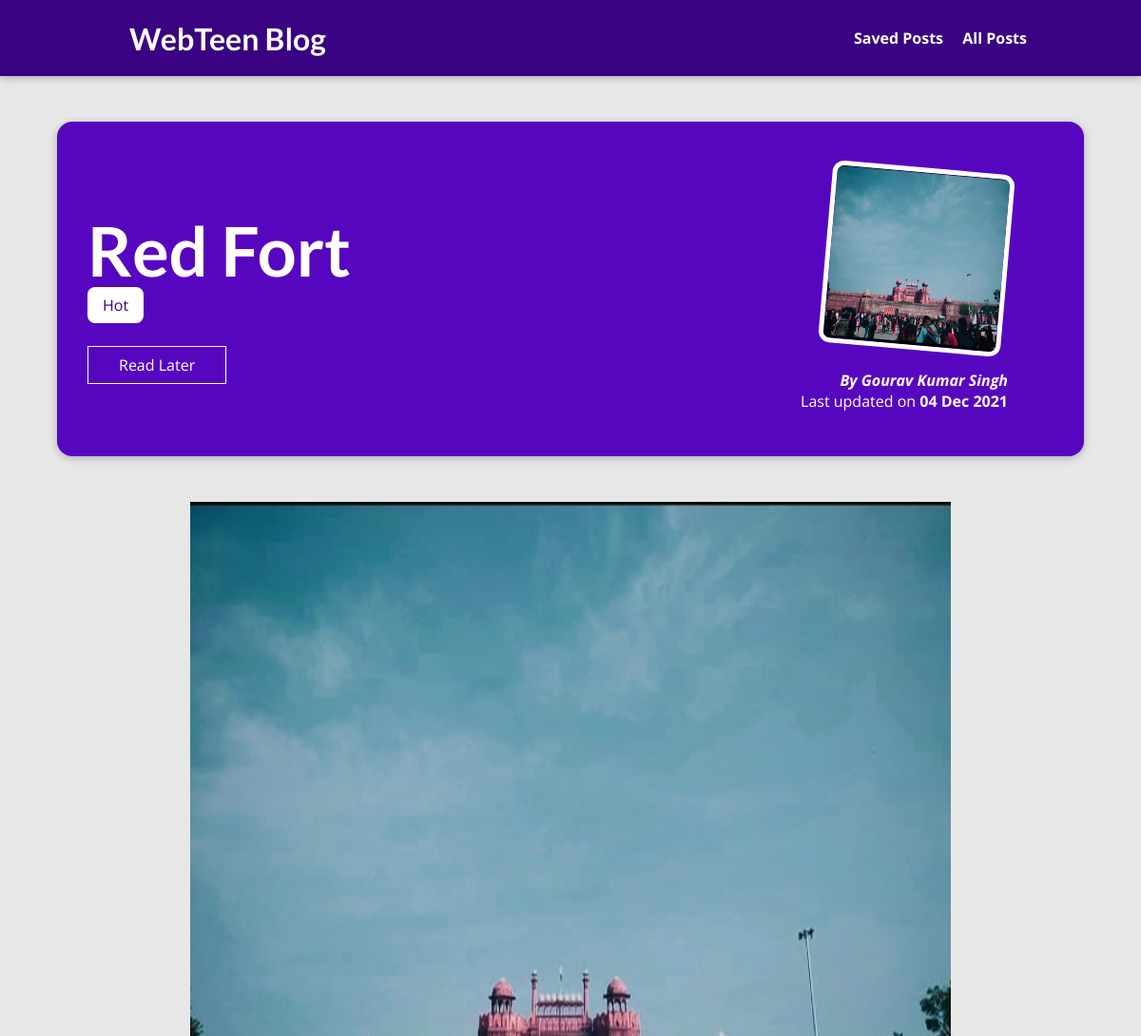
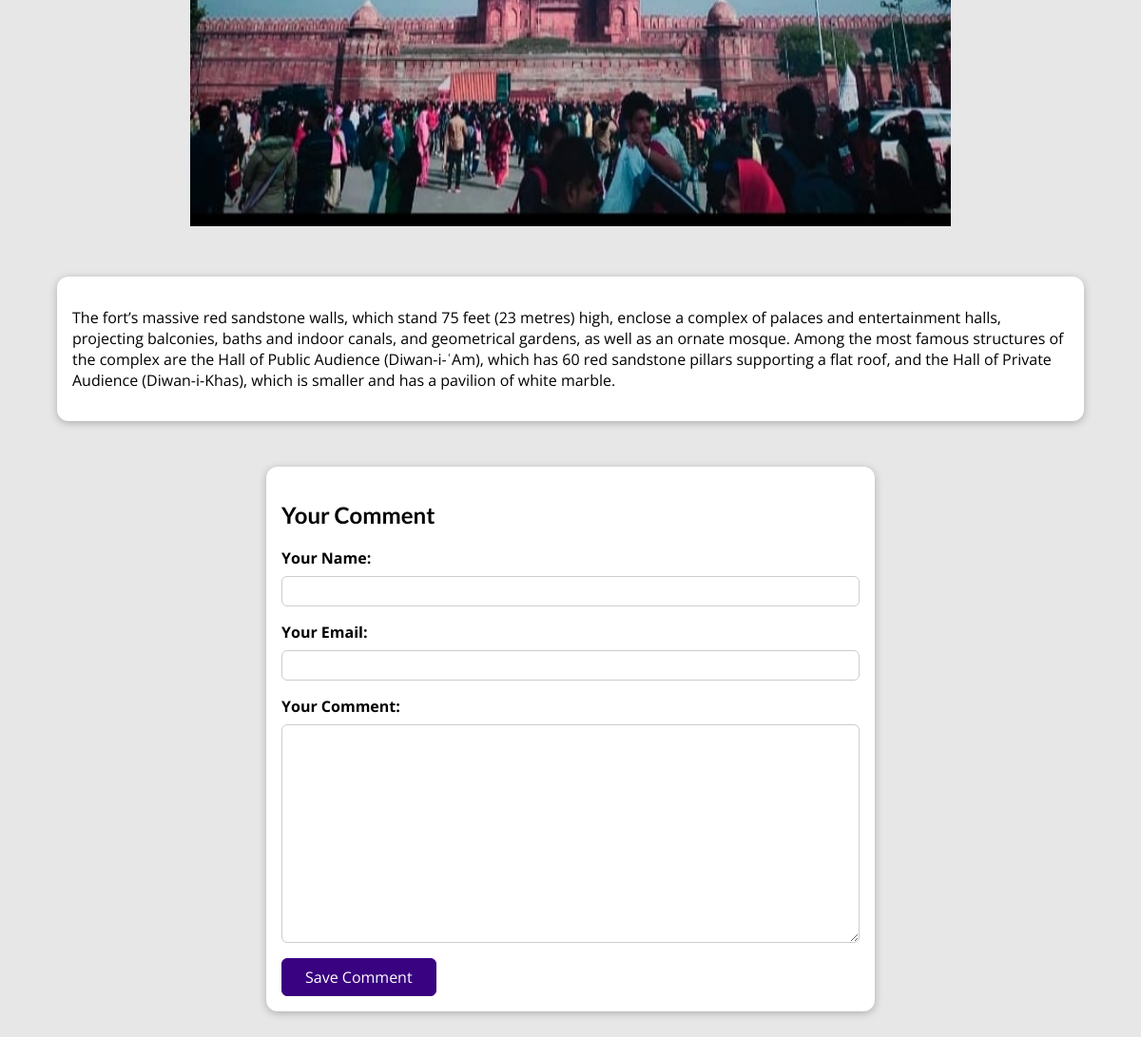
/posts/red-fort, run on the app's committed database (2 pictures, top to bottom).
### blog/models.py (models this page shows, shortened)
class Post(models.Model):
    title = models.CharField(max_length=150)
    excerpt = models.CharField(max_length=200)
    image = models.ImageField(upload_to="posts", null=True)
    date = models.DateField(auto_now=True)
    slug = models.SlugField(unique=True, db_index=True)
    content = models.TextField(validators=[MinLengthValidator(10)])
    author = models.ForeignKey(
        Author, on_delete=models.SET_NULL, null=True, related_name="posts")
    tags = models.ManyToManyField(Tag)

class Tag(models.Model):
    caption = models.CharField(max_length=20)

class Author(models.Model):
    first_name = models.CharField(max_length=100)
    last_name = models.CharField(max_length=100)
    email_address = models.EmailField()
    def full_name(self):
        return f"{self.first_name} {self.last_name}"
    def __str__(self):
        return self.full_name()

### blog/views.py (the view, shortened to what this page needs)
# urls.py: path("posts/<slug:slug>", views.SinglePostView.as_view(),
class SinglePostView(View):
    def stored_for_later(self, request, post_id):
          stored_posts = request.session.get("stored_posts")
          if stored_posts is not None:
                is_saved_for_later = post_id in stored_posts
          else:
                is_saved_for_later = False
          return is_saved_for_later
    def get(self, request, slug):
        post = Post.objects.get(slug=slug)
        context = {
          "post": post,
          "post_tags": post.tags.all(),
          "comment_form": CommentForm(),
          "comments": post.comments.all().order_by("-id"),
          "is_saved" : self.stored_for_later(request,post.id)
        }
        return render(request, "blog/post-detail.html", context)

### blog/forms.py
class CommentForm(forms.ModelForm):
    class Meta:
        model = Comment
        exclude = ["post"]
        labels = {
          "user_name": "Your Name",
          "user_email": "Your Email",
          "text": "Your Comment"
        }

### blog/templates/blog/post-detail.html (shortened to what this page needs)
{% extends "base.html" %}
{% load static %}
{% block css_files %}
<link rel="stylesheet" href="{% static "blog/post-detail.css" %}" />
{% endblock %}
{% block content %}
<section id="summary">
  <h2>{{ post.title }}</h2>
  <div>
    {% for tag in post_tags %}
      <span class="tag">{{ tag.caption }}</span>
    {% endfor %}
  </div>
  <div id="read-later">
    <form action="/read-later" method="POST">
    {% if is_saved %}
      <button>Remove</button>
    {% else %}
      <button>Read Later</button>
    {% endif %}
    </form>
  </div>
  <article>
    <img src="{{ post.image.url }}" alt="{{ post.title }}" />
    <address>By <a href="mailto:{{ post.author.email_address }}">{{ post.author }}</a></address>
    <div>Last updated on <time>{{ post.date|date:"d M Y" }}</time></div>
  </article>
</section>
<div class="post-image" style="text-align:center;"> <img src="{{ post.image.url }}" width="800px" height="800px"> </div>
<main>
  {{ post.content|linebreaks }}
</main>
<section id="comment-form">
  <h2>Your Comment</h2>
  <form action="{% url "post-detail-page" post.slug %}" method="POST">
    {% for form_field in comment_form %}
      <div class="form-control {% if form_field.errors %}invalid{% endif %} ">
        {{ form_field.label_tag }}
        {{ form_field }}
      </div>
    {% endfor %}
    <button>Save Comment</button>
  </form>
</section>
{% endblock %}

### static/app.css (style rules this page uses)
* { box-sizing: border-box; }
html { font-family: 'Open Sans', 'Lato', sans-serif; }
body { margin: 0; }
h1, h2, h3 { font-family: 'Lato', sans-serif; font-weight: bold; }

### blog/static/blog/post-detail.css (style rules this page uses)
body { background-color: #e7e7e7; }
#summary { margin: 8rem auto 3rem auto; padding: 2rem; width: 90%; max-width: 90rem; border-radius: 16px; background-color: #5706c0; position: relative; box-shadow: 0 2px 8px rgba(0, 0, 0, 0.25); height: 22rem; }
#summary h2 { color: white; font-size: 4.5rem; margin-bottom: 0.25rem; }
#summary article { position: absolute; top: 2rem; right: 3rem; padding: 1rem 2rem; border-radius: 12px; text-align: right; color: white; }
#summary article img { width: 12rem; height: 12rem; border-radius: 12px; transform: rotateZ(5deg); border: 5px solid white; margin-bottom: 1rem; }
#summary address { font-weight: bold; }
#summary a { color: white; text-decoration: none; }
#summary time { font-weight: bold; }
main { width: 90%; max-width: 90rem; margin: 3rem auto; background-color: white; padding: 1rem; border-radius: 12px; box-shadow: 0 2px 8px rgba(0, 0, 0, 0.25); }
.tag { background-color: white; color: #390281; padding: 0.5rem 1rem; border-radius: 8px; }
#read-later { margin-top: 2rem; }
#read-later button { background-color: transparent; color: white; padding: 0.5rem 2rem; border: 1px solid white; cursor: pointer; font: inherit; }
#comment-form { margin: 3rem auto; width: 90%; max-width: 40rem; border-radius: 12px; background-color: white; box-shadow: 0 2px 8px rgba(0, 0, 0, 0.25); padding: 1rem; }
#comment-form button { font: inherit; background-color: #390281; color: white; border: 1px solid #390281; padding: 0.5rem 1.5rem; border-radius: 6px; cursor: pointer; }
.form-control { margin-bottom: 1rem; }
.form-control label { font-weight: bold; margin-bottom: 0.5rem; display: block; }
.form-control input, .form-control textarea { display: block; width: 100%; font: inherit; padding: 0.25rem; border-radius: 6px; border: 1px solid #ccc; }

### data on the page
Post: title "Red Fort", image (picture), author "Gourav Kumar Singh", date "04 Dec 2021", content "The fort’s massive red sandstone walls, which stand 75 feet (23 metres) high, enclose a complex of palaces and entertainment halls, projecting balconies, baths and indoor canals, and geometrical gardens, as well as an ornate mosque. Among the most famous structures of the complex are the Hall of Public Audience (Diwan-i-ʿAm), which has 60 red sandstone pillars supporting a flat roof, and the Hall of Private Audience (Diwan-i-Khas), which is smaller and has a pavilion of white marble."
Tag: caption "Hot"
